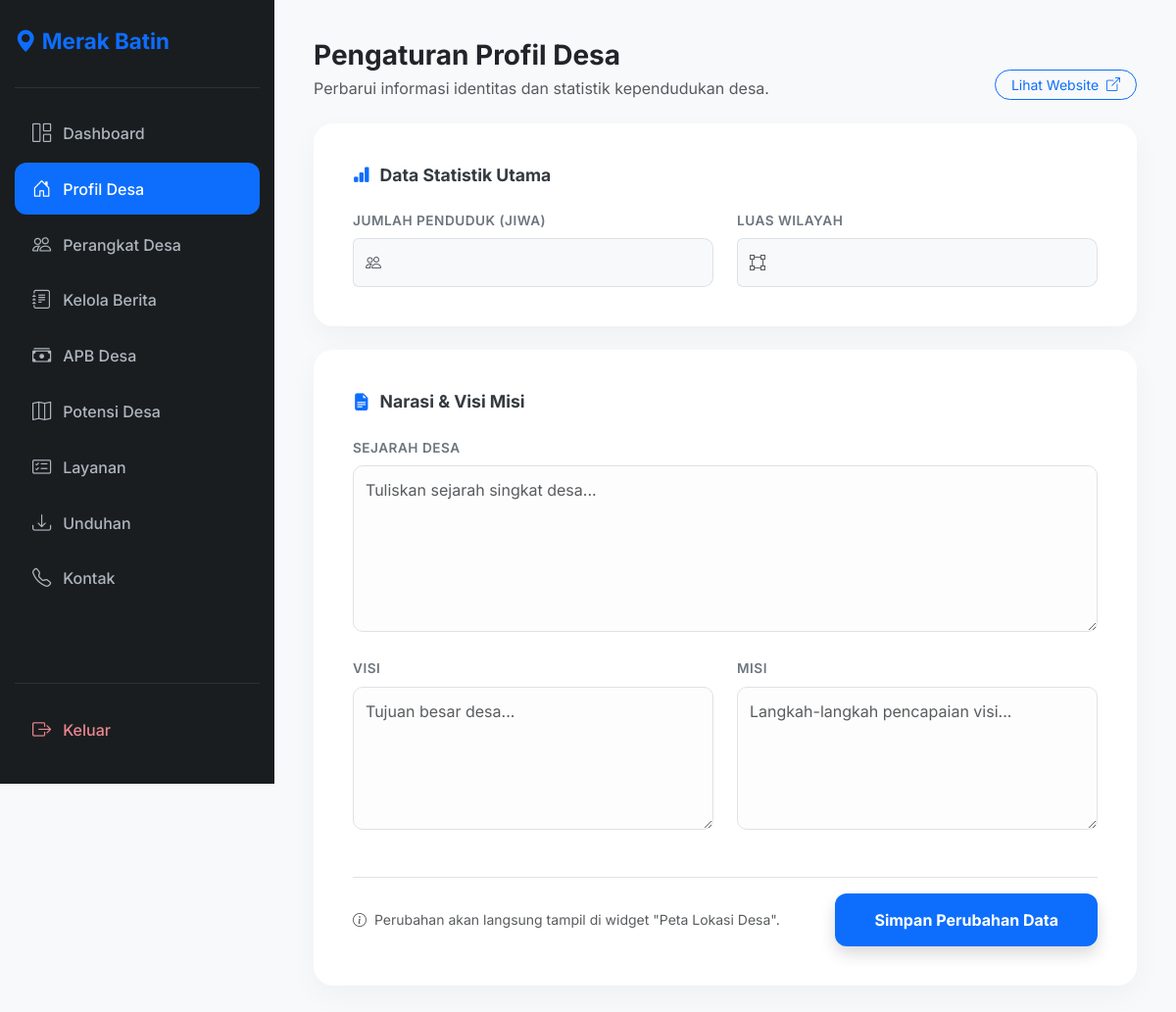
Before: /admin/manage-profil.php (signed in) with the older database file.
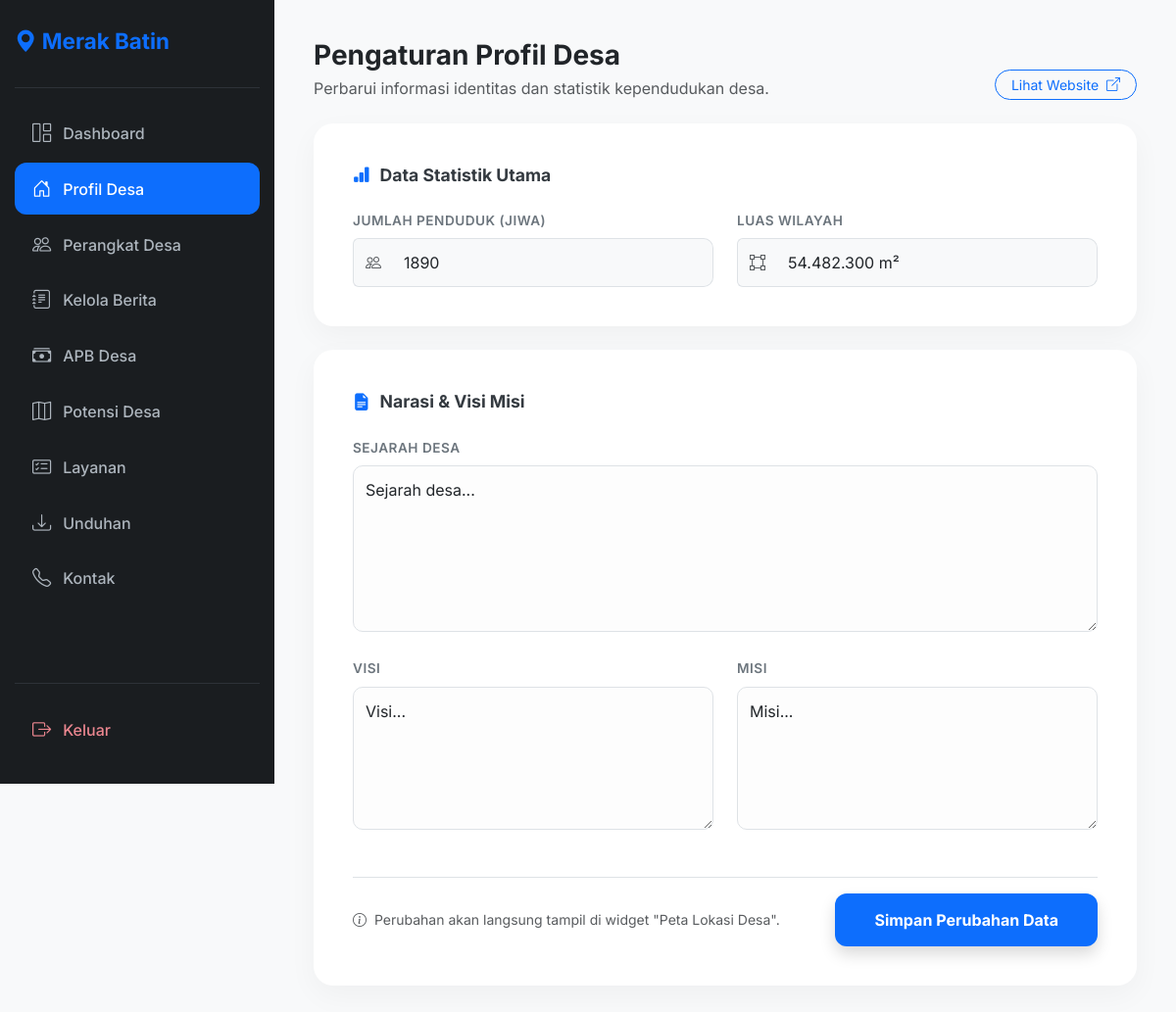
After: the same page with the newer database file.
### tables this page shows
CREATE TABLE profil (
    id INT PRIMARY KEY AUTO_INCREMENT,
    sejarah TEXT,
    visi TEXT,
    misi TEXT,
    populasi INT DEFAULT 0,
    luas_wilayah VARCHAR(50),
    batas_utara VARCHAR(100),
    batas_selatan VARCHAR(100),
    batas_timur VARCHAR(100),
    batas_barat VARCHAR(100),
    peta_lokasi_iframe TEXT 
);

### admin/manage-profil.php (the view, shortened to what this page needs)
<?php
require '../config/db.php';
$query = mysqli_query($conn, "SELECT * FROM profil WHERE id = 1");
$data = mysqli_fetch_assoc($query);
?>
<!DOCTYPE html>
<html lang="id">
<head>
    <link href="https://cdn.jsdelivr.net/npm/bootstrap@5.3.0/dist/css/bootstrap.min.css" rel="stylesheet">
    <link rel="stylesheet" href="https://cdn.jsdelivr.net/npm/bootstrap-icons@1.11.0/font/bootstrap-icons.css">
</head>
<body>
<div class="d-flex">
    <nav class="sidebar" id="sidebar">
        <div class="sidebar-brand"><i class="bi bi-geo-alt-fill text-primary"></i> Merak Batin</div>
        <ul class="sidebar-menu">
            <li><a href="index.php" class="nav-link"><i class="bi bi-grid-1x2"></i> Dashboard</a></li>
            <li><a href="manage-profil.php" class="nav-link active"><i class="bi bi-house-door"></i> Profil Desa</a></li>
            <li><a href="manage-struktur.php" class="nav-link"><i class="bi bi-people"></i> Perangkat Desa</a></li>
            <li><a href="manage-berita.php" class="nav-link"><i class="bi bi-journal-text"></i> Kelola Berita</a></li>
            <li><a href="manage-apbdesa.php" class="nav-link"><i class="bi bi-cash-stack"></i> APB Desa</a></li>
            <li><a href="manage-potensi.php" class="nav-link"><i class="bi bi-map"></i> Potensi Desa</a></li>
            <li><a href="manage-prosedur.php" class="nav-link"><i class="bi bi-card-checklist"></i> Layanan</a></li>
            <li><a href="manage-unduhan.php" class="nav-link"><i class="bi bi-download"></i> Unduhan</a></li>
            <li><a href="manage-kontak.php" class="nav-link"><i class="bi bi-telephone"></i> Kontak</a></li>
        </ul>
        <div class="logout-section">
            <a href="logout.php" class="nav-link logout-link"><i class="bi bi-box-arrow-right"></i> Keluar</a>
        </div>
    </nav>
    <main class="main-content w-100">
        <div class="mb-4 d-flex justify-content-between align-items-end">
            <div>
                <h3 class="fw-bold mb-1">Pengaturan Profil Desa</h3>
                <p class="text-muted mb-0">Perbarui informasi identitas dan statistik kependudukan desa.</p>
            </div>
            <a href="../index.php" target="_blank" class="btn btn-outline-primary btn-sm rounded-pill px-3">Lihat Website <i class="bi bi-box-arrow-up-right ms-1"></i></a>
        </div>
        <form action="" method="POST">
            <div class="form-card mb-4">
                <div class="section-title"><i class="bi bi-bar-chart-fill"></i> Data Statistik Utama</div>
                <div class="row g-4">
                    <div class="col-md-6">
                        <label class="form-label">Jumlah Penduduk (Jiwa)</label>
                        <div class="input-group">
                            <span class="input-group-text bg-light border-end-0"><i class="bi bi-people text-muted"></i></span>
                            <input type="number" name="populasi" class="form-control bg-light border-start-0" value="<?php echo $data['populasi']; ?>" required>
                        </div>
                    </div>
                    <div class="col-md-6">
                        <label class="form-label">Luas Wilayah</label>
                        <div class="input-group">
                            <span class="input-group-text bg-light border-end-0"><i class="bi bi-bounding-box text-muted"></i></span>
                            <input type="text" name="luas_wilayah" class="form-control bg-light border-start-0" value="<?php echo $data['luas_wilayah']; ?>" required>
                        </div>
                    </div>
                </div>
            </div>
            <div class="form-card">
                <div class="section-title"><i class="bi bi-file-earmark-text-fill"></i> Narasi & Visi Misi</div>
                <div class="mb-4">
                    <label class="form-label">Sejarah Desa</label>
                    <textarea name="sejarah" class="form-control" rows="6" placeholder="Tuliskan sejarah singkat desa..."><?php echo $data['sejarah']; ?></textarea>
                </div>
                <div class="row g-4">
                    <div class="col-md-6">
                        <label class="form-label">Visi</label>
                        <textarea name="visi" class="form-control" rows="5" placeholder="Tujuan besar desa..."><?php echo $data['visi']; ?></textarea>
                    </div>
                    <div class="col-md-6">
                        <label class="form-label">Misi</label>
                        <textarea name="misi" class="form-control" rows="5" placeholder="Langkah-langkah pencapaian visi..."><?php echo $data['misi']; ?></textarea>
                    </div>
                </div>
                <div class="mt-5 pt-3 border-top d-flex justify-content-between align-items-center">
                    <span class="text-muted small italic"><i class="bi bi-info-circle me-1"></i> Perubahan akan langsung tampil di widget "Peta Lokasi Desa".</span>
                    <button type="submit" name="update" class="btn btn-primary btn-save text-white shadow">
                        Simpan Perubahan Data
                    </button>
                </div>
            </div>
        </form>
    </main>
</div>
</body>
</html>

### admin/manage-profil.php (style rules this page uses)
:root { --sidebar-bg: #1a1d20; --primary-blue: #0d6efd; --card-shadow: 0 10px 30px rgba(0,0,0,0.04); }
body { font-family: 'Inter', sans-serif; background-color: #f8f9fa; margin: 0; }
.sidebar { width: 280px; background: var(--sidebar-bg); height: 100vh; position: fixed; display: flex; flex-direction: column; padding: 25px 15px; z-index: 1000; }
.sidebar-brand { color: var(--primary-blue); font-weight: 700; font-size: 1.4rem; padding-bottom: 30px; border-bottom: 1px solid #2d3238; margin-bottom: 20px; }
.sidebar-menu { flex-grow: 1; list-style: none; padding: 0; margin: 0; overflow-y: auto; scrollbar-width: thin; }
.nav-link { color: #adb5bd; padding: 12px 18px; border-radius: 12px; display: flex; align-items: center; transition: 0.3s; font-weight: 500; margin-bottom: 4px; text-decoration: none; }
.nav-link i { font-size: 1.2rem; margin-right: 12px; }
.nav-link:hover, .nav-link.active { background: rgba(13, 110, 253, 0.15); color: var(--primary-blue); }
.nav-link.active { background: var(--primary-blue); color: #fff; }
.logout-section { margin-top: auto; padding-top: 20px; border-top: 1px solid #2d3238; }
.logout-link { color: #ea868f !important; }
.main-content { margin-left: 280px; padding: 40px; transition: 0.3s; }
.form-card { background: #fff; border-radius: 20px; border: none; box-shadow: var(--card-shadow); padding: 40px; }
.section-title { font-size: 1.1rem; font-weight: 700; color: #343a40; margin-bottom: 20px; display: flex; align-items: center; }
.section-title i { color: var(--primary-blue); margin-right: 10px; }
.form-label { font-weight: 600; font-size: 0.85rem; color: #6c757d; text-transform: uppercase; letter-spacing: 0.5px; }
.form-control { border-radius: 10px; padding: 12px; border: 1px solid #dee2e6; background-color: #fdfdfd; }
.btn-save { background: var(--primary-blue); border: none; padding: 15px 40px; border-radius: 12px; font-weight: 700; transition: 0.3s; }

Changed rows visible on the page:
added profil: populasi "1890", luas_wilayah "54.482.300 m²", sejarah "Sejarah desa...", visi "Visi...", misi "Misi..."
